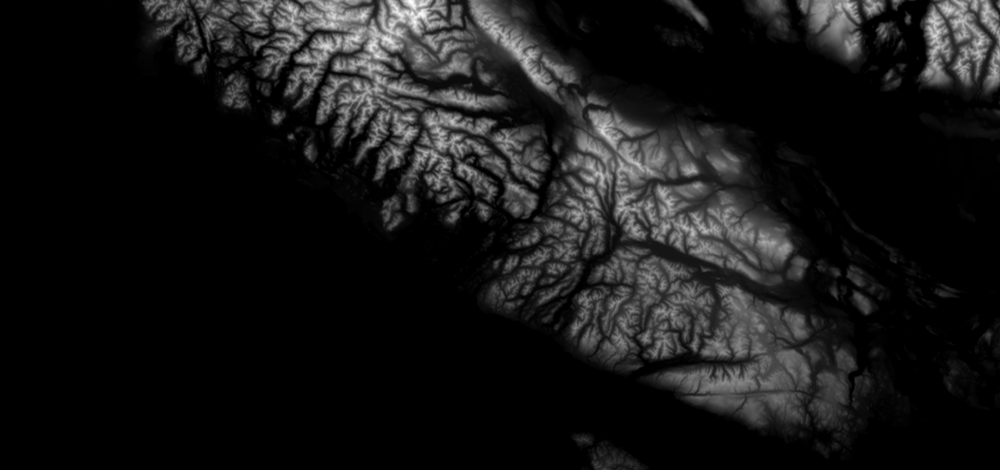
#> input picture victoria.png, 1000 x 470 px, shrunk from 3840 x 1803 before the run
$ python main.py
#> lines starting #> are read from the running program, lines starting #| are printed output that depends on the picture
# Program created by Uriel Garcilazo Cruz on 6/26/2022. The program consumes an image, reducing its dimensions to squares of 16/16.
# Each square will also map the amount of white/black inside to produce instead a gamma of colors.

# MODULES
import cv2
import numpy as np
import random

# CONSTANTS
IMG_NAME = "victoria"
IMG = cv2.imread(f"{IMG_NAME}.png")
#> IMG is the input picture: shape (470, 1000, 3); min 0, max 255, mean 22.9
IMG = cv2.cvtColor(IMG, cv2.COLOR_BGR2GRAY)
#> IMG: shape (470, 1000)
n=2

# DATA DEFINITIONS
# DD. AVERAGEPIXEL
# avgPix = [[i = n], ..., j = n]
# interp. the average value of a grid of nxn pixels in the screen
# Example: n=4
avgPix0 = [[IMG[0][0],IMG[0][1],IMG[0][2],IMG[0][3]],\
           [IMG[1][0],IMG[1][1],IMG[1][2],IMG[1][3]],\
           [IMG[2][0],IMG[2][1],IMG[2][2],IMG[2][3]],\
           [IMG[3][0],IMG[3][1],IMG[3][2],IMG[3][3]]]
#> avgPix0 = [[0, 0, 0, 0], [0, 0, 0, 0], [0, 0, 0, 0], [0, 0, 0, 0]]
avgPix0 = sum([sum(row) for row in avgPix0])/(4*4)
#> avgPix0 = 0

avgPix1 = [[IMG[0][4],IMG[0][5],IMG[0][6],IMG[0][7]],\
           [IMG[1][4],IMG[1][5],IMG[1][6],IMG[1][7]],\
           [IMG[2][4],IMG[2][5],IMG[2][6],IMG[2][7]],\
           [IMG[3][4],IMG[3][5],IMG[3][6],IMG[3][7]]]
#> avgPix1 = [[0, 0, 0, 0], [0, 0, 0, 0], [0, 0, 0, 0], [0, 0, 0, 0]]
avgPix1 = sum([sum(row) for row in avgPix1])/(4*4)
#> avgPix1 = 0


# FD. getAverage()
# Signature: AVERAGEPIXEL -> int
# purp. get the sum of all the values of gray in the pixels included in the 2D array
def getAverageNxN(avgPix):
    return sum([sum(row) for row in avgPix])


# DD. AVGPIXELROW
# avgPixRow = [AVERAGEPIXEL, ...]
# interp. a row of average pixel values for nxn dimensions
avgPixRow0 = [avgPix0, avgPix1]
#> avgPixRow0 = [0, 0]


# DD. GRID
# grid = [AVGPIXELROW, ...]
# interp. a grid of rows of average pixel rows
grid = []

rows = 0
cols = 0
while rows + (n-1) <= IMG.shape[0]:
    cols = 0
    avgPixRow = []
    while cols + (n-1) <= IMG.shape[1]:
        avgPix = getAverageNxN(IMG[rows:rows+(n-1),cols:cols+(n-1)])
        avgPixRow.append(avgPix/(n*n))
        cols += n
        # input()
    grid.append(avgPixRow)
    rows += n
#> after the loop, grid = 235 items; rows = 470

# Getting the maximum value of the array will allow us to scale the new resolution to a range from 0 to 1
MAXVALGRID = np.max(grid)
#> MAXVALGRID = 63.75

normalizedGrid = []

for avgPixRow in grid:
    normalized_avgPixRow = []
    for avgPix in avgPixRow:
        normalized_avgPix = avgPix/MAXVALGRID
        normalized_avgPixRow.append(normalized_avgPix)
    normalizedGrid.append(normalized_avgPixRow)
#> after the loop, normalizedGrid = 235 items


 #    B   ,    G   ,    R
def getRandomColor():
    r = random.randint(100,255)
    g = random.randint(100,255)
    b = random.randint(100,255)
    return([r,g,b])

# DD. RANDOMCOLORS
# randomColors = [[int,int,int], ...,  i=10]
# interp. a list of random colors
randomColors = [getRandomColor() for x in range(10)]


# FD. colorize()
# Signature: AVERAGEPIXEL -> [int, int, int]
# purp. map color based on a threshold that goes from 0.0 to 1:
# [0-0.2, 0.2-0.3, 0.3-0.4, 0.4-0.5, 0.5-0.6, 0.6-0.7, 0.7-0.8, 0.8-0.9, 0.9-1]
def colorize(avgPix):
    if avgPix < 0.1:
        return(randomColors[0])
    if avgPix < 0.2:
        return(randomColors[1])
    if avgPix < 0.3:
        return(randomColors[2])
    if avgPix < 0.4:
        return(randomColors[3])
    if avgPix < 0.5:
        return(randomColors[4])
    if avgPix < 0.6:
        return(randomColors[5])
    if avgPix < 0.7:
        return(randomColors[6])
    if avgPix < 0.8:
        return(randomColors[7])
    if avgPix < 0.9:
        return(randomColors[8])
    else:
        return(randomColors[9])


# Getting the normalized values in the array will allow us to colorize based on different values:

colorizedNormGrid = []
for avgPixRow in normalizedGrid:
    normalized_ColoredavgPixRow = []
    for avgPix in avgPixRow:
        color_avgPix = colorize(avgPix)
        normalized_ColoredavgPixRow.append(color_avgPix)
    colorizedNormGrid.append(normalized_ColoredavgPixRow)
#> after the loop, colorizedNormGrid = 235 items


# <><><><><><><><><><><><><><><><><><><><><><><><><><><><><><><><><><><><><><><><><><><><><><><><><><><><><><>
# CODE STARTS BELOW
grid = colorizedNormGrid


# Transform the 2D list into a numpy array to enable cv2 to visualize it
AVGIMG = np.array(grid)
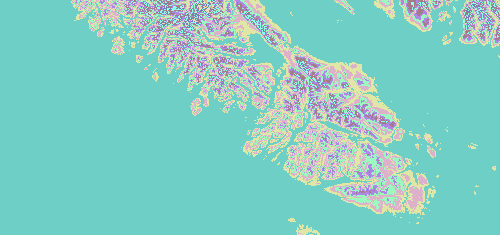
#> AVGIMG: shape (235, 500, 3) int64; mean of channels 0, 1, 2 195.9, 204.7, 132.2; drawn as B, G, R
print(AVGIMG.shape)
#| (235, 500, 3)
cv2.imwrite(f"{IMG_NAME}_output.png", AVGIMG)


# [8 lines of commented-out code are left out]
